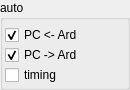
               <widget class="QGroupBox" name="groupBox_auto">
                <property name="geometry">
                 <rect>
                  <x>440</x>
                  <y>250</y>
                  <width>130</width>
                  <height>90</height>
                 </rect>
                </property>
                <property name="title">
                 <string>auto</string>
                </property>
                <widget class="QCheckBox" name="checkBox_ardtoPC">
                 <property name="geometry">
                  <rect>
                   <x>5</x>
                   <y>25</y>
                   <width>120</width>
                   <height>20</height>
                  </rect>
                 </property>
                 <property name="text">
                  <string>PC &lt;- Ard</string>
                 </property>
                 <property name="checked">
                  <bool>true</bool>
                 </property>
                </widget>
                <widget class="QCheckBox" name="checkBox_PCtoard">
                 <property name="geometry">
                  <rect>
                   <x>5</x>
                   <y>45</y>
                   <width>120</width>
                   <height>20</height>
                  </rect>
                 </property>
                 <property name="text">
                  <string>PC -&gt; Ard</string>
                 </property>
                 <property name="checked">
                  <bool>true</bool>
                 </property>
                </widget>
                <widget class="QCheckBox" name="checkBox_timing">
                 <property name="geometry">
                  <rect>
                   <x>5</x>
                   <y>65</y>
                   <width>120</width>
                   <height>20</height>
                  </rect>
                 </property>
                 <property name="text">
                  <string>timing</string>
                 </property>
                </widget>
               </widget>
